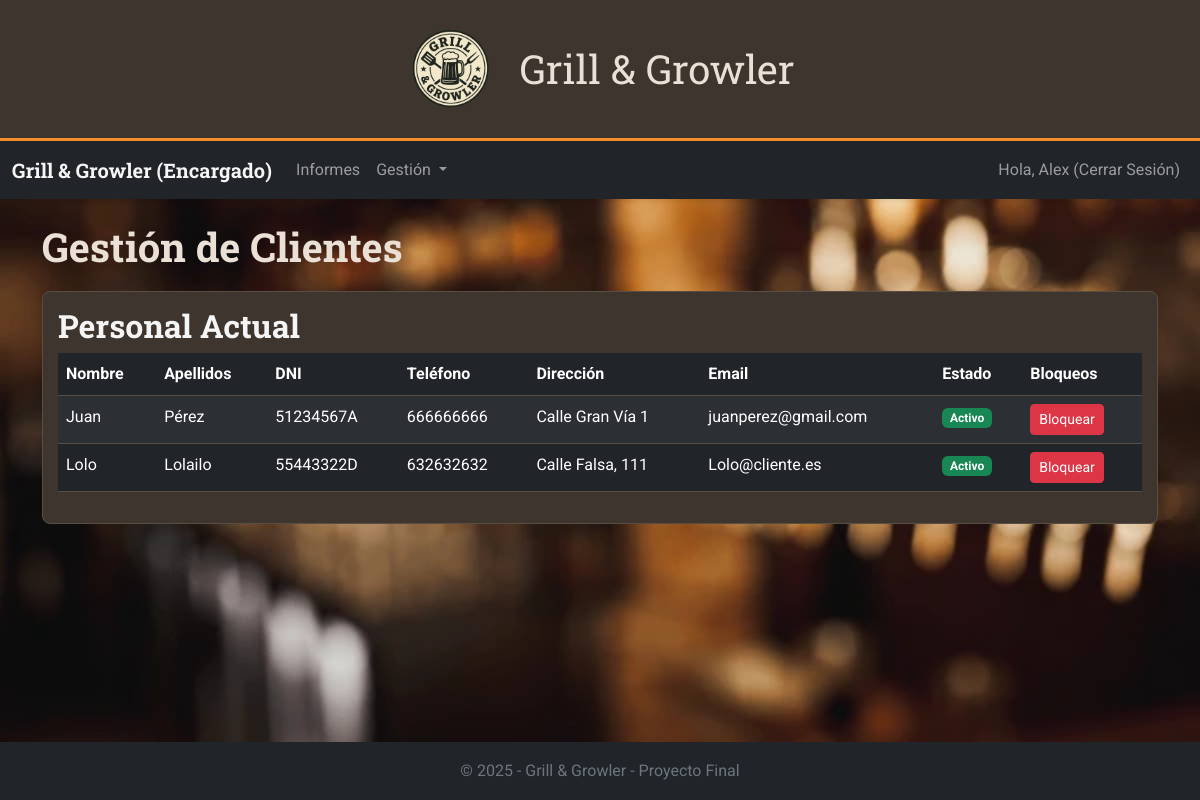
Page /Bootstrap/encargado/gestion_clientes.php (signed in) on the earlier database version.
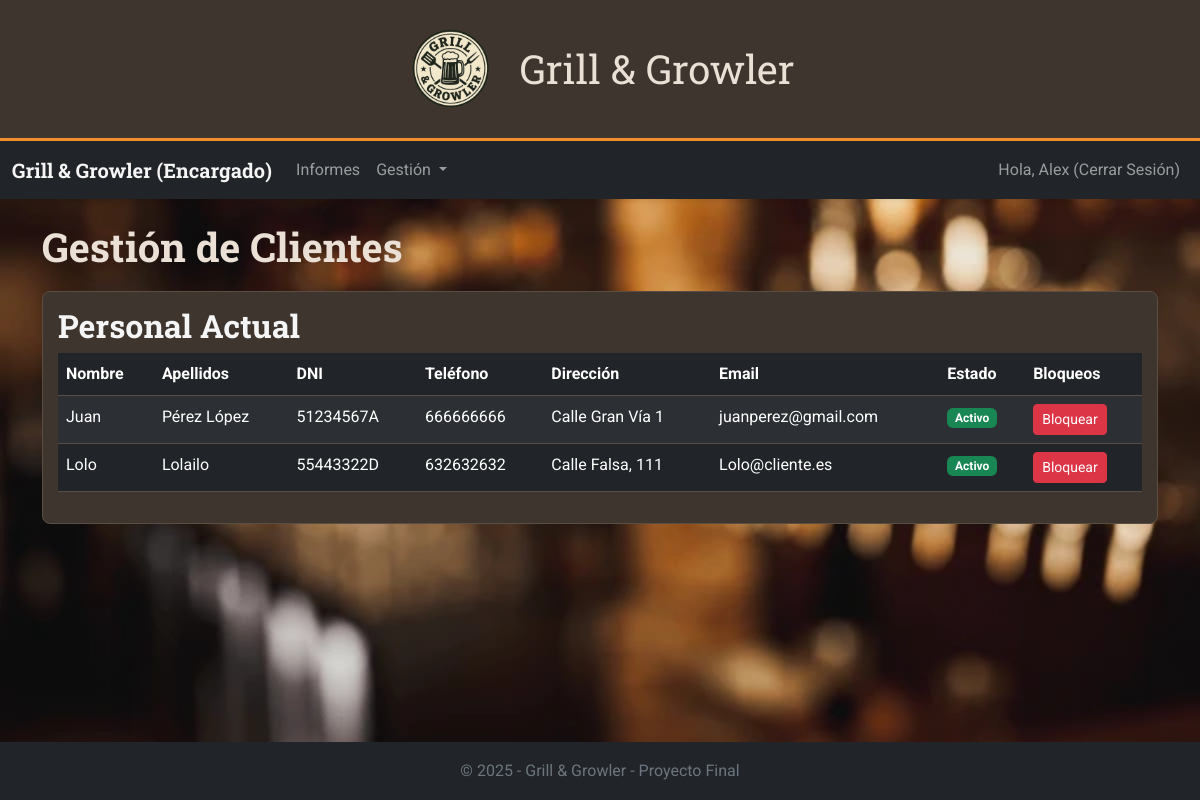
Same page on the later database version.
### tables this page shows
CREATE TABLE `usuarios` (
  `dni` varchar(10) NOT NULL,
  `nombre` varchar(50) NOT NULL,
  `apellidos` varchar(50) NOT NULL,
  `telefono` varchar(50) NOT NULL,
  `direccion` varchar(50) NOT NULL,
  `email` varchar(50) NOT NULL,
  `passwd` varchar(50) NOT NULL,
  `rol` int(11) NOT NULL COMMENT '1-encargado\r\n2-empleado\r\n3-cliente',
  `estado` tinyint(1) NOT NULL
);

### Bootstrap/encargado/gestion_clientes.php (the view, shortened to what this page needs)
<?php
include("../includes/conexion.php");
?>
<!DOCTYPE html>
<html lang="es">
<head>
    <link rel="stylesheet" href="../css/bootstrap.min.css">
    <link rel="stylesheet" href="../css/style.css">
</head>
<body class="d-flex flex-column min-vh-100">
    <?php include '../includes/header.php'; ?>
    <?php include 'navbar_encargado.php'; ?>
    <main class="container mt-4 flex-grow-1">
        <div class="d-flex justify-content-between align-items-center mb-3">
            <h1 class="titulo" style="margin-top: 0; margin-bottom: 0;">Gestión de Clientes</h1>
        </div>
        <div class="caja">
            <h2>Personal Actual</h2>
            <div class="table-responsive">
                <table class="table table-dark table-striped table-hover">
                    <thead>
                        <tr>
                            <th>Nombre</th>
                            <th>Apellidos</th>
                            <th>DNI</th>
                            <th>Teléfono</th>
                            <th>Dirección</th>
                            <th>Email</th>
                            <th>Estado</th>
                            <th>Bloqueos</th>
                        </tr>
                    </thead>
                    <tbody>
                        <?php
                        $consulta_productos = "SELECT * FROM usuarios WHERE rol=3";
                        $result = mysqli_query($conn, $consulta_productos);
                        if (mysqli_num_rows($result) > 0) {
                            while ($row = mysqli_fetch_array($result)) {
                                $nombre = $row['nombre'];
                                $apellidos = $row['apellidos'];
                                $dni = $row['dni'];
                                $telefono = $row['telefono'];
                                $direccion = $row['direccion'];
                                $email = $row['email'];
                                if ($row['estado'] == 0) {
                                    $estado = 'Activo';
                                    $color = 'success';
                                    $bloquear = false;
                                } else {
                                    $estado = 'Bloqueado';
                                    $color = 'danger';
                                    $bloquear = true;
                                }
                                echo "<tr>";
                                echo "<td>" . ($nombre) . "</td>";
                                echo "<td>" . ($apellidos) . "</td>";
                                echo "<td>" . ($dni) . "</td>";
                                echo "<td>" . ($telefono) . "</td>";
                                echo "<td>" . ($direccion) . "</td>";
                                echo "<td>" . ($email) . "</td>";
                                echo "<td><span class='badge bg-" . $color . "'>" . ($estado) . "</td>";
                                echo "<td>
                                        <form action='gestion_clientes.php' method='POST'>
                                            <input type='hidden' name='dni' value='$dni'>";
                                if (!$bloquear) {
                                    echo "<button type='submit' name='bloquear' class='btn btn-danger btn-sm'>Bloquear</button>";
                                } else {
                                    echo "<button type='submit' name='activar' class='btn btn-success btn-sm'>Activar</button>";
                                }
                                echo "</form>
                                        </td>";
                                echo "</tr>";
                            }
                        }
                        ?>
                    </tbody>
                </table>
            </div>
        </div>
    </main>
    <?php include '../includes/footer.php'; ?>
</body>
</html>

Differences in the rows shown:
changed usuarios "Juan": apellidos "Pérez" → "Pérez López"
